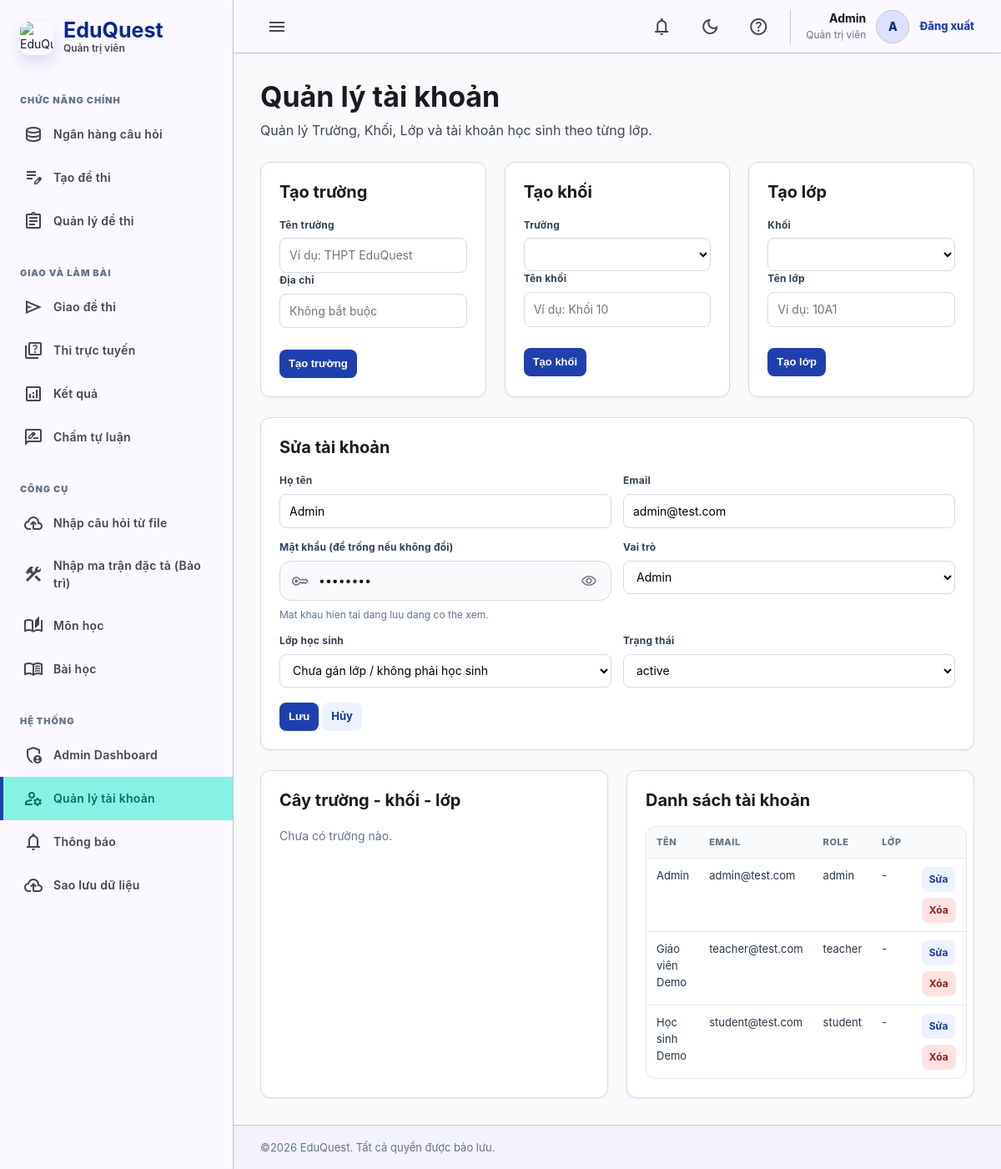
Page /users.php?edit=1 (signed in) on the committed database.
### tables this page shows
CREATE TABLE IF NOT EXISTS users (
  id INT AUTO_INCREMENT PRIMARY KEY,
  name VARCHAR(120) NOT NULL,
  email VARCHAR(160) NOT NULL UNIQUE,
  password VARCHAR(255) NOT NULL,
  role ENUM('admin','teacher','student') NOT NULL DEFAULT 'student',
  status ENUM('active','locked') NOT NULL DEFAULT 'active',
  class_id INT NULL,
  created_at TIMESTAMP DEFAULT CURRENT_TIMESTAMP
);

### includes/functions.php (called while the page is built, shortened)
<?php
require_once __DIR__ . '/../config/database.php';
function e($value): string { return htmlspecialchars((string)$value, ENT_QUOTES, 'UTF-8'); }
function current_user(): ?array { return $_SESSION['user'] ?? null; }
function ensure_school_structure_tables(): void {
    $userColumns = db()->query('SHOW COLUMNS FROM users')->fetchAll(PDO::FETCH_COLUMN);
}
function school_tree(): array {
    ensure_school_structure_tables();
    $schools = [];
    foreach (db()->query('SELECT * FROM schools ORDER BY name')->fetchAll() as $school) {
        $school['grades'] = [];
        $schools[(int)$school['id']] = $school;
    }
    $grades = [];
    foreach (db()->query('SELECT * FROM school_grades ORDER BY name')->fetchAll() as $grade) {
        $grade['classes'] = [];
        $grades[(int)$grade['id']] = $grade;
    }
    foreach (db()->query('SELECT * FROM school_classes ORDER BY name')->fetchAll() as $class) {
        $gradeId = (int)$class['grade_id'];
        if (isset($grades[$gradeId])) $grades[$gradeId]['classes'][(int)$class['id']] = $class + ['students' => []];
    }
    foreach (db()->query('SELECT id,name,email,status,class_id FROM users WHERE role="student" ORDER BY name')->fetchAll() as $student) {
        $classId = (int)($student['class_id'] ?? 0);
        foreach ($grades as &$grade) {
            if (isset($grade['classes'][$classId])) {
                $grade['classes'][$classId]['students'][] = $student;
                break;
            }
        }
        unset($grade);
    }
    return $schools;
}

### config/database.php (called while the page is built, shortened)
<?php
function db(): PDO {
    static $pdo = null;
    if ($pdo) return $pdo;
    $dsn = 'mysql:host=' . DB_HOST . ';dbname=' . DB_NAME . ';charset=' . DB_CHARSET;
    $pdo = new PDO($dsn, DB_USER, DB_PASS, [
        PDO::ATTR_ERRMODE => PDO::ERRMODE_EXCEPTION,
        PDO::ATTR_DEFAULT_FETCH_MODE => PDO::FETCH_ASSOC,
        PDO::ATTR_EMULATE_PREPARES => false,
        PDO::MYSQL_ATTR_INIT_COMMAND => 'SET NAMES utf8mb4',
    ]);
    return $pdo;
}

### users.php (the view, shortened to what this page needs)
<?php
require_once __DIR__ . '/includes/functions.php';
$current = current_user();
$isAdmin = ($current['role'] ?? '') === 'admin';
$edit = null;
if ($isAdmin && isset($_GET['edit'])) {
    $st = db()->prepare('SELECT * FROM users WHERE id=?');
    $st->execute([(int)$_GET['edit']]);
    $edit = $st->fetch();
}
$passwordValue = '';
$passwordNote = '';
if ($edit) {
    $info = password_get_info((string)$edit['password']);
    if (($info['algo'] ?? 0) === 0) {
        $passwordValue = (string)$edit['password'];
        $passwordNote = 'Mat khau hien tai dang luu dang co the xem.';
    } else {
        $passwordNote = 'Mat khau da ma hoa. Nhap mat khau moi neu muon doi.';
    }
}
$tree = school_tree();
$users = db()->query('SELECT u.*,c.name class_name,g.name grade_name,s.name school_name
    FROM users u
    LEFT JOIN school_classes c ON c.id=u.class_id
    LEFT JOIN school_grades g ON g.id=c.grade_id
    LEFT JOIN schools s ON s.id=g.school_id
    ORDER BY u.created_at DESC')->fetchAll();
include __DIR__ . '/includes/header.php';
?>
<div class="page-heading">
  <div>
    <h1>Quản lý tài khoản</h1>
    <p>Quản lý Trường, Khối, Lớp và tài khoản học sinh theo từng lớp.</p>
  </div>
</div>
<?php if ($isAdmin): ?>
<div class="grid grid-3">
  <div class="card">
    <h2>Tạo trường</h2>
    <form method="post">
      <label>Tên trường</label><input name="school_name" required placeholder="Ví dụ: THPT EduQuest">
      <label>Địa chỉ</label><input name="address" placeholder="Không bắt buộc">
      <br><br><button class="btn primary">Tạo trường</button>
    </form>
  </div>
  <div class="card">
    <h2>Tạo khối</h2>
    <form method="post">
      <label>Trường</label>
      <select name="school_id" required>
      </select>
      <label>Tên khối</label><input name="grade_name" required placeholder="Ví dụ: Khối 10">
      <br><br><button class="btn primary">Tạo khối</button>
    </form>
  </div>
  <div class="card">
    <h2>Tạo lớp</h2>
    <form method="post">
      <label>Khối</label>
      <select name="grade_id" required>
      </select>
      <label>Tên lớp</label><input name="class_name" required placeholder="Ví dụ: 10A1">
      <br><br><button class="btn primary">Tạo lớp</button>
    </form>
  </div>
</div>
<div class="card" style="margin-top:24px">
  <h2><?= $edit ? 'Sửa' : 'Thêm' ?> tài khoản</h2>
  <form method="post">
    <div class="form-row">
      <div><label>Họ tên</label><input name="name" required value="<?= e($edit['name'] ?? '') ?>"></div>
      <div><label>Email</label><input name="email" type="email" required value="<?= e($edit['email'] ?? '') ?>"></div>
    </div>
    <div class="form-row">
      <div>
        <label>Mật khẩu <?= $edit ? '(để trống nếu không đổi)' : '' ?></label>
        <div class="input-icon password-field">
          <span class="material-symbols-outlined">key</span>
          <input name="password" type="password" value="<?= e($passwordValue) ?>" <?= $edit ? '' : 'required' ?>>
          <button class="password-toggle" type="button" data-password-toggle title="Ẩn/hiện mật khẩu"><span class="material-symbols-outlined">visibility</span></button>
        </div>
        <?php if ($passwordNote): ?><p class="muted password-note"><?= e($passwordNote) ?></p><?php endif; ?>
      </div>
      <div>
        <label>Vai trò</label>
        <select name="role">
          <?php foreach (['admin' => 'Admin', 'teacher' => 'Giáo viên', 'student' => 'Học sinh'] as $k => $v): ?>
            <option value="<?= $k ?>" <?= ($edit['role'] ?? 'student') === $k ? 'selected' : '' ?>><?= $v ?></option>
          <?php endforeach; ?>
        </select>
      </div>
    </div>
    <div class="form-row">
      <div>
        <label>Lớp học sinh</label>
        <select name="class_id">
          <option value="">Chưa gán lớp / không phải học sinh</option>
        </select>
      </div>
      <div>
        <label>Trạng thái</label>
        <select name="status">
          <option value="active" <?= ($edit['status'] ?? 'active') === 'active' ? 'selected' : '' ?>>active</option>
        </select>
      </div>
    </div>
    <button class="btn primary">Lưu</button>
    <?php if ($edit): ?><a class="btn ghost" href="users.php">Hủy</a><?php endif; ?>
  </form>
</div>
<?php endif; ?>
<div class="grid grid-2" style="margin-top:24px">
  <div class="card">
    <h2>Cây trường - khối - lớp</h2>
    <?php if (!$tree): ?><p class="muted">Chưa có trường nào.</p><?php endif; ?>
  </div>
  <div class="card">
    <h2>Danh sách tài khoản</h2>
    <table class="table">
      <tr><th>Tên</th><th>Email</th><th>Role</th><th>Lớp</th><?php if ($isAdmin): ?><th></th><?php endif; ?></tr>
      <?php foreach ($users as $u): ?>
        <tr>
          <td><?= e($u['name']) ?></td>
          <td><?= e($u['email']) ?></td>
          <td><?= e($u['role']) ?></td>
          <td><?= e(trim(($u['school_name'] ? $u['school_name'] . ' - ' : '') . ($u['grade_name'] ? $u['grade_name'] . ' - ' : '') . ($u['class_name'] ?? '')) ?: '-') ?></td>
          <?php if ($isAdmin): ?>
            <td class="actions">
              <a class="btn ghost" href="?edit=<?= e($u['id']) ?>">Sửa</a>
              <a class="btn danger" data-confirm="Xóa tài khoản?" href="?delete=<?= e($u['id']) ?>">Xóa</a>
            </td>
          <?php endif; ?>
        </tr>
      <?php endforeach; ?>
    </table>
  </div>
</div>
<?php include __DIR__ . '/includes/footer.php'; ?>

### assets/css/style.css (style rules this page uses)
* { box-sizing:border-box }
body { margin:0;font-family:Inter,Arial,sans-serif;background:var(--bg);color:var(--text) }
a { color:inherit;text-decoration:none }
.grid { display:grid;gap:24px }
.grid-2 { grid-template-columns:repeat(2,minmax(0,1fr)) }
.grid-3 { grid-template-columns:repeat(3,minmax(0,1fr)) }
.card { background:#fff;border:1px solid var(--line);border-radius:16px;padding:24px;box-shadow:0 1px 3px rgba(0,0,0,.08) }
.muted { color:var(--muted) }
.btn { display:inline-flex;align-items:center;gap:8px;border:0;border-radius:10px;padding:10px 14px;font-weight:700;cursor:pointer;background:#e2e8f0 }
.btn.primary { background:var(--primary);color:#fff }
.btn.danger { background:var(--danger);color:#fff }
.btn.ghost { background:#eef2ff;color:var(--primary) }
.actions { display:flex;gap:8px;flex-wrap:wrap }
input,select,textarea { width:100%;padding:10px 12px;border:1px solid var(--line);border-radius:10px;background:#fff;font:inherit }
.form-row { display:grid;grid-template-columns:repeat(2,minmax(0,1fr));gap:16px;margin-bottom:16px }
label { font-weight:700;font-size:13px;display:block;margin-bottom:6px }
.table { width:100%;border-collapse:collapse;background:#fff }
.table th { background:#f1f5f9;color:#475569;text-transform:uppercase;font-size:12px;text-align:left }
.table th,.table td { padding:12px;border-bottom:1px solid var(--line);vertical-align:top }
.input-icon { position:relative }
.input-icon .material-symbols-outlined { position:absolute;left:14px;top:50%;transform:translateY(-50%);color:#757684;font-size:21px }
.input-icon input { height:48px;border-radius:14px;padding-left:46px;background:#f8fafc }
.input-icon input[type="password"],.input-icon input[type="text"] { padding-right:48px }
.password-toggle { position:absolute;right:10px;top:50%;transform:translateY(-50%);width:34px;height:34px;border:0;border-radius:10px;background:transparent;color:#64748b;display:grid;place-items:center;cursor:pointer }
.password-toggle .material-symbols-outlined { position:static;transform:none;font-size:20px }
.password-note { margin:8px 0 0;font-size:12px;line-height:1.45 }
body { background:#fbf8ff }
.page-heading { display:flex;align-items:flex-start;justify-content:space-between;gap:24px;margin-bottom:24px }
.page-heading h1 { font-size:34px;line-height:1.18;margin:0 0 8px;color:#1a1b22;letter-spacing:0 }
.page-heading p { margin:0;color:#444653;font-size:16px;line-height:1.6 }
:root { --radius-sm:8px;--radius-md:10px;--radius-lg:12px;--shadow-sm:0 1px 3px rgba(15,23,42,.06);--shadow-md:0 10px 26px rgba(15,23,42,.08) }
body { font-size:14px;line-height:1.55 }
h1,h2,h3 { letter-spacing:0;color:#1a1b22 }
h2 { font-size:20px;line-height:1.3;margin:0 0 18px }
p { line-height:1.65 }
.grid { gap:20px }
.grid-2 { gap:22px }
.grid-3 { gap:22px }
.card,.dash-card { border-radius:var(--radius-lg);padding:22px;border-color:#d7d9e5;box-shadow:var(--shadow-sm) }
.card + .card { margin-top:22px }
.grid>.card + .card,.grid>.dash-card + .dash-card,.stats-grid>.dash-card + .dash-card,.admin-shortcuts>.dash-card + .dash-card { margin-top:0 }
.card h2:first-child { display:flex;align-items:center;justify-content:space-between;gap:12px }
.btn { min-height:34px;border-radius:var(--radius-sm);padding:7px 11px;font-size:13px;line-height:1.2;font-weight:700;box-shadow:none;transition:background .18s ease,color .18s ease,box-shadow .18s ease,transform .18s ease;white-space:nowrap }
.btn.primary { background:#1e40af }
.btn.ghost { background:#eef2ff;color:#173bab }
.btn.danger { background:#fee2e2;color:#991b1b }
.actions { gap:7px;align-items:center }
input,select,textarea { min-height:40px;border-radius:var(--radius-sm);border-color:#d7d9e5;background:#fff;padding:9px 11px;font-size:14px;transition:border-color .18s ease,box-shadow .18s ease,background .18s ease }
select { cursor:pointer }
label { font-size:12px;letter-spacing:.02em;color:#334155;margin-bottom:6px }
.form-row { gap:14px;margin-bottom:14px }
form>.btn,form>button.btn { margin-top:4px }
.table { border-collapse:separate;border-spacing:0;border:1px solid #e2e8f0;border-radius:var(--radius-lg);overflow:hidden }
.table th { background:#f8fafc;color:#64748b;font-size:11px;letter-spacing:.05em;font-weight:800 }
.table th,.table td { padding:10px 12px }
.table td { font-size:13px;color:#273449 }
.table tr:last-child td { border-bottom:0 }
.table .actions { justify-content:flex-start }
.table .btn { min-height:30px;padding:6px 9px;font-size:12px }

### rows in the picture
users: name "Admin", email "admin@test.com", password "Mat khau hien tai dang luu dang co the xem.", role "Admin", status "active", role "admin", class_name "-"
users: name "Giáo viên Demo", email "teacher@test.com", role "teacher", class_name "-"
users: name "Học sinh Demo", email "student@test.com", role "student", class_name "-"

### other values in the picture
$roleNames[$user['role']] "Quản trị viên"
$section['label'] "CHỨC NĂNG CHÍNH"
$item[2] "Ngân hàng câu hỏi"
$item[2] "Tạo đề thi"
$item[2] "Quản lý đề thi"
$section['label'] "GIAO VÀ LÀM BÀI"
$item[2] "Giao đề thi"
$item[2] "Thi trực tuyến"
$item[2] "Kết quả"
$item[2] "Chấm tự luận"
$section['label'] "CÔNG CỤ"
$item[2] "Nhập câu hỏi từ file"
$item[2] "Nhập ma trận đặc tả (Bảo trì)"
$item[2] "Môn học"
$item[2] "Bài học"
